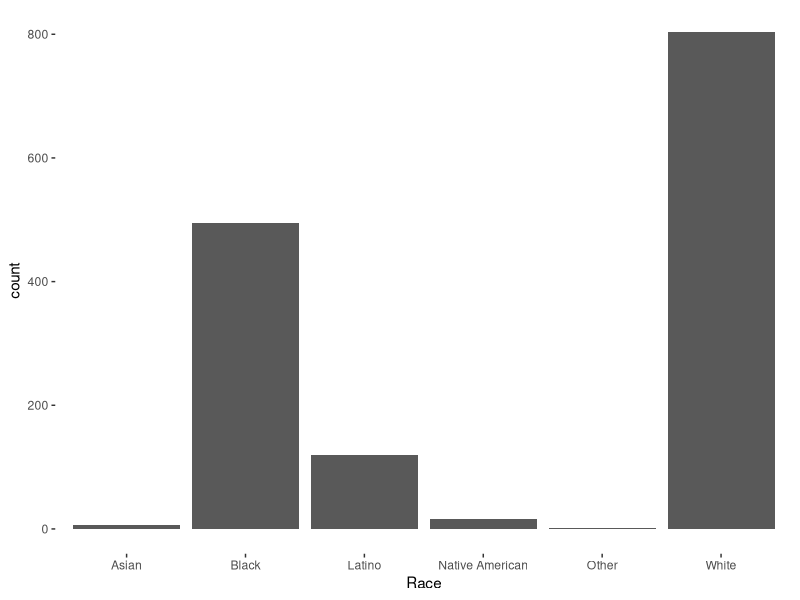

Generate this figure with R:
## ---- chunk 1

#---------- RSTUDIO STARTER V 2.0  --------------#
#                    -Prepared with care by  AM ;D
                
                                                                          
knitr::opts_chunk$set(echo = TRUE, 
                      message = FALSE, 
                      warning = FALSE)      
library(tidyverse)                
library(ggthemes)                    

theme_set(theme_tufte() +                                     
  theme(text=element_text(family="sans")))  

#------------------------------------------------#
## ---- chunk 2
(21-25)^2/25 + (15-25)^2/25+(34-25)^2/25+(30-25)^2/25
## ---- chunk 3
1-pchisq(8.88, 4-1)  # df = categories - 1
## ---- chunk 4
deathData <- read_csv("death penalty data.csv")
head(deathData)
## ---- chunk 5
deathData %>% ggplot(aes(Race))+geom_bar()
## ---- chunk 6
table(deathData$Race)
## ---- chunk 7
# store it:
# asian, black, latino, na, other, white
totals <- c(6, 495, 120, 16, 2, 803)

props <- c(.05, .13, .15, .005, .005, .66)

chisq.test(totals, p = props)
